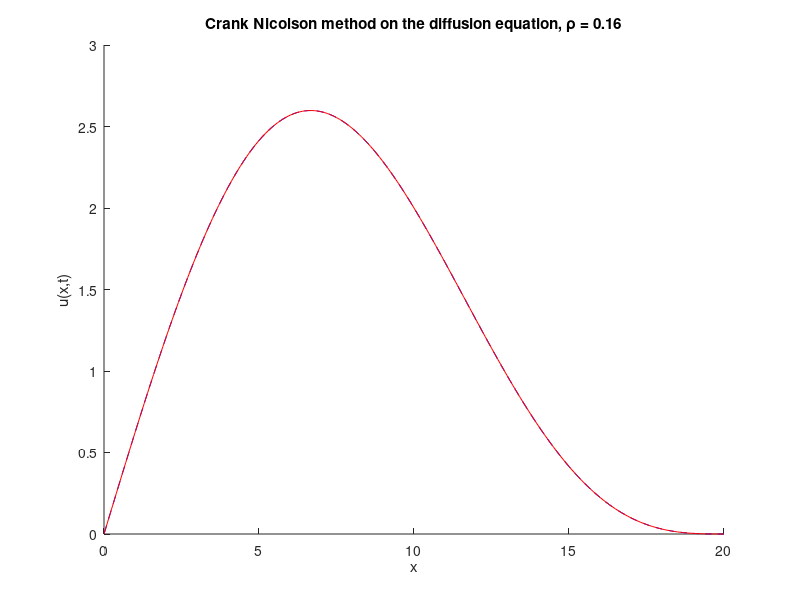

Here is the MATLAB script that generated this plot: (Note: this script raises an error after producing the figure.)
% Crank-Nicolson on the heat equation
% Kevin Roberts
% October 2024



% FOR HOMEOGENOUS DIRCHLET BC
%%

clear all
close all
clc

% Set the parameters for the solution
L = 20; % length of solution domain (from zero)
J = 200; % number of grid points (not counting zero)
x = linspace(0, L, J+1); % set up a vector of x locations
dx = L/J; % size of a grid cell, delta x
D = 1; % diffusion coefficient
dt = 0.0016; % size of time step, delta t
p = D*dt/(dx^2); % defining the dimensionless combination to be p (rho)
T = 15; % duraction of simulation
N = round(T/dt); % number of times to iterate simuation to get to time T

% modifying the boundary conditions
b0 = 0; % left boundary condition
bL = 0; % right boundary condition

% Used for homogeneous bc
i_c = 2*sin(x*(pi/L)) + sin(x*(2*pi/L));

% setting the initial conditions for the various methods
exact = i_c;
FTCS = i_c';

%%%%%%%%%%%%%%%%%%%%%%%%%%%%%%%%%%%%%%%%%
% FTCS Method on the Diffusion Equation %
%%%%%%%%%%%%%%%%%%%%%%%%%%%%%%%%%%%%%%%%%
hold on, plot(x, FTCS, 'b--'), hold off % plot the IC

% if we want to compare with the exact solution
hold on, plot(x, exact, 'r'), hold off

% add labels to the plot
xlabel('x'), ylabel('u(x,t)')
title(['Crank Nicolson method on the diffusion equation, \rho = ' num2str(D*dt/(dx^2))])

% Define matrices A and B
diagA = (1 + p)*ones(J-1, 1); % diagonal
off_diagA = (-p/2)*ones(J-2, 1); % off diagonals
A = diag(diagA) + diag(off_diagA, 1) + diag(off_diagA, -1);

a = diagA;
b = off_diagA;
c = off_diagA;

diagB = (1 - p)*ones(J-1, 1); % diagonal
off_diagB = (p/2)*ones(J-2, 1); % off diagonals
B = diag(diagB) + diag(off_diagB, 1) + diag(off_diagB, -1);

for n = 1:N
    
    t = n*dt;

    % Compute d using the tridiagonal structure (as opposed to d = B * FTCS(2:end-1))
    u_inner = FTCS(2:end-1);
    d = zeros(size(u_inner));
    d(1) = diagB(1)*u_inner(1) + off_diagB(1)*u_inner(2);
    for j = 2:J-2
        d(j) = off_diagB(j-1)*u_inner(j-1) + diagB(j)*u_inner(j) + off_diagB(j)*u_inner(j+1);
    end
    d(end) = off_diagB(end)*u_inner(end-1) + diagB(end)*u_inner(end);
    
    FTCS(2:end-1) = tri_diag_sol(a, b, c, d); 

    % apply the boundary conditions
    FTCS(1) = b0;
    FTCS(end) = bL;
    
    FTCSn = FTCS;
    
    % evaluating the exact solution (for b0 = 0 and bL = 0)
    exactn = 2*exp(-pi^2*D*n*dt/L^2)*sin(x*(pi/L)) + exp(-4*pi^2*D*n*dt/L^2)*sin(x*(2*pi/L));
    
    if mod(n*dt,2) < dt % check if current time is close to a multiple of 2
        hold on, plot(x,exactn, 'r'), hold off % for plotting the exact
        hold on, plot(x,FTCSn,'b--'), hold off % if so, add a plot of current solution to existing plot
    end

    % Update for the next time step
    FTCS = FTCSn;
end

% FOR BC u(0, t) = 0 and u(L, t) = 2
%%
% Parameters
clear all
close all
clc

% Set the parameters for the solution
L = 20; % length of solution domain (from zero)
J = 200; % number of grid points (not counting zero)
x = linspace(0, L, J+1); % set up a vector of x locations
dx = L/J; % size of a grid cell, delta x
D = 1; % diffusion coefficient
dt = 0.0016; % size of time step, delta t
p = D*dt/(dx^2); % defining the dimensionless combination to be p (rho)
T = 15; % duraction of simulation
N = round(T/dt); % number of times to iterate simuation to get to time T

% modifying the boundary conditions
b0 = 0; % left boundary condition
bL = 2; % right boundary condition

% Used for homogeneous bc
i_c = 2*sin(x*(pi/L)) + sin(x*(2*pi/L));

% setting the initial conditions for the various methods
exact = i_c;
FTCS = i_c';

%%%%%%%%%%%%%%%%%%%%%%%%%%%%%%%%%%%%%%%%%
% FTCS Method on the Diffusion Equation %
%%%%%%%%%%%%%%%%%%%%%%%%%%%%%%%%%%%%%%%%%
hold on, plot(x, FTCS, 'r'), hold off % plot the IC

% add labels to the plot
xlabel('x'), ylabel('u(x,t)')
title(['Crank Nicolson method on the diffusion equation, \rho = ' num2str(D*dt/(dx^2))])

% Define matrices A and B
diagA = (1 + p)*ones(J+1, 1); % diagonal
off_diagA = (-p/2)*ones(J, 1); % off diagonals
A = diag(diagA) + diag(off_diagA, 1) + diag(off_diagA, -1);

diagB = (1 - p)*ones(J+1, 1); % diagonal
sup_diagB = (p/2)*ones(J, 1); % super off diagonals
sub_diagB = (p/2)*ones(J, 1); % sub off diagonals

% account for boundary conditions (need to change the top and bottom row of A and B)
A(1, 1) = 1;
A(1, 2) = 0;
A(J+1, J+1) = 1;
A(J+1, J) = 0;

diagB(1) = 1;
diagB(J+1) = p;
sup_diagB(1) = 0;
sub_diagB(J) = 0;

B = diag(diagB) + diag(sup_diagB, 1) + diag(sub_diagB, -1);

% defining vectors that will be plugged into the tridiagonal function
a = diagA;
b = off_diagA;
c = off_diagA;

for n = 1:N
    
    t = n*dt;

    % Compute d using the tridiagonal structure (as opposed to d = B * FTCS(2:end-1))
    
    d(1) = b0; % diagB(1)*FTCS(2) + sup_diagB(1)*FTCS(1);
    for j = 2:J
        d(j) = sup_diagB(j-1)*FTCS(j-1) + diagB(j)*FTCS(j) + sub_diagB(j-1)*FTCS(j+1);
    end
    d(J+1) = bL; % sub_diagB(J)*FTCS(J) + diagB(J+1)*FTCS(J+1);
    
    FTCSn = tri_diag_sol(a, b, c, d); 

    if mod(n*dt,2) < dt % check if current time is close to a multiple of 2
        hold on, plot(x,FTCSn,'b'), hold off % if so, add a plot of current solution to existing plot
    end

    % Update for the next time step
    FTCS = FTCSn;
end


% FOR NO FLUX BC at x=L
%%
% Parameters
clear all
close all
clc

% Set the parameters for the solution
L = 20; % length of solution domain (from zero)
J = 200; % number of grid points (not counting zero)
x = linspace(0, L, J+1); % set up a vector of x locations
dx = L/J; % size of a grid cell, delta x
D = 1; % diffusion coefficient
dt = 0.0016; % size of time step, delta t
p = D*dt/(dx^2); % defining the dimensionless combination to be p (rho)
T = 15; % duraction of simulation
N = round(T/dt); % number of times to iterate simuation to get to time T

% Used for homogeneous bc
i_c = 2*sin(x*(pi/(2*L))) + 3*sin(x*(3*pi/(2*L)));

% setting the initial conditions for the various methods
exact = i_c;
FTCS = i_c';

%%%%%%%%%%%%%%%%%%%%%%%%%%%%%%%%%%%%%%%%%
% FTCS Method on the Diffusion Equation %
%%%%%%%%%%%%%%%%%%%%%%%%%%%%%%%%%%%%%%%%%
hold on, plot(x, FTCS, 'r'), hold off % plot the IC

% add labels to the plot
xlabel('x'), ylabel('u(x,t)')
title(['Crank Nicolson method on the diffusion equation, \rho = ' num2str(D*dt/(dx^2))])

% Define matrices A and B
diagA = (1 + p)*ones(J+1, 1); % diagonal
off_diagA = (-p/2)*ones(J, 1); % off diagonals
A = diag(diagA) + diag(off_diagA, 1) + diag(off_diagA, -1);

diagB = (1 - p)*ones(J+1, 1); % diagonal
sup_diagB = (p/2)*ones(J, 1); % super off diagonals
sub_diagB = (p/2)*ones(J, 1); % sub off diagonals

% account for boundary conditions (need to change the top and bottom row of A and B)
% A(1, 1) = 1;
% A(1, 2) = 0;
%A(J+1, J+1) = 1;
A(J+1, J) = p;

% diagB(1) = 1;
% diagB(J+1) = 1;
% sup_diagB(1) = 0;
%sub_diagB(J) = p;

% defining vectors that will be plugged into the tridiagonal function
a = diagA;
b = off_diagA;
c = off_diagA;

for n = 1:N
    
    t = n*dt;

    % Compute d using the tridiagonal structure (as opposed to d = B * FTCS(2:end-1))
    
    d(1) = diagB(1)*FTCS(2) + sup_diagB(1)*FTCS(1);
    for j = 2:J
        d(j) = sup_diagB(j-1)*FTCS(j-1) + diagB(j)*FTCS(j) + sub_diagB(j-1)*FTCS(j+1);
    end
    d(J+1) = sub_diagB(J)*FTCS(J) + diagB(J+1)*FTCS(J+1);
    
    FTCSn = tri_diag_sol(a, b, c, d); 

    if mod(n*dt,2) < dt % check if current time is close to a multiple of 2
        hold on, plot(x,FTCSn,'b'), hold off % if so, add a plot of current solution to existing plot
    end

    % Update for the next time step
    FTCS = FTCSn;
end

